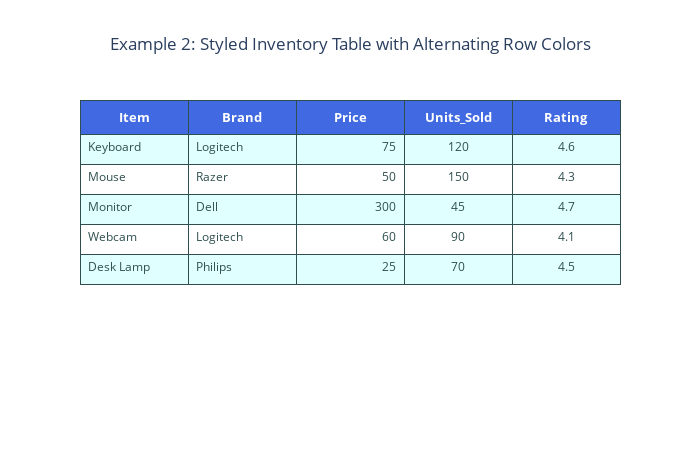

Notebook code cell kept with this figure:
### Code cell
# Create a styled table
fig2 = go.Figure(
    data=[
        go.Table(
            header=dict(
                values=[f"<b>{col}</b>" for col in df_ex2.columns],  # Bold header text
                line_color="darkslategray",  # Line color for header
                fill_color="royalblue",  # Royal blue header background
                align="center",
                font=dict(color="white", size=13),  # White header font
            ),
            cells=dict(
                values=[df_ex2[col] for col in df_ex2.columns],
                line_color="darkslategray",  # Line color for cells
                # Alternating row colors for better readability
                fill_color=[["lightcyan", "white"] * (len(df_ex2) // 2 + 1)],
                align=["left", "left", "right", "center", "center"],  # Custom alignment per column
                font=dict(color="darkslategray", size=12),
                height=30,  # Set cell height
            ),
        )
    ]
)

fig2.update_layout(
    title_text="Example 2: Styled Inventory Table with Alternating Row Colors",
    title_x=0.5,
    width=700,  # Adjust table width
    height=450,  # Adjust table height
)
fig2.show()

### Figure 1 — Plotly figure (JSON) as saved in the notebook; plotly's stock layout.template omitted (floating-point values rounded to 4 significant figures)
{"data": [{"cells": {"align": ["left", "left", "right", "center", "center"], "fill": {"color": [["lightcyan", "white", "lightcyan", "white", "lightcyan", "white"]]}, "font": {"color": "darkslategray", "size": 12}, "height": 30, "line": {"color": "darkslategray"}, "values": [["Keyboard", "Mouse", "Monitor", "Webcam", "Desk Lamp"], ["Logitech", "Razer", "Dell", "Logitech", "Philips"], [75, 50, 300, 60, 25], [120, 150, 45, 90, 70], [4.6, 4.3, 4.7, 4.1, 4.5]]}, "header": {"align": "center", "fill": {"color": "royalblue"}, "font": {"color": "white", "size": 13}, "line": {"color": "darkslategray"}, "values": ["<b>Item</b>", "<b>Brand</b>", "<b>Price</b>", "<b>Units_Sold</b>", "<b>Rating</b>"]}, "type": "table"}], "layout": {"height": 450, "title": {"text": "Example 2: Styled Inventory Table with Alternating Row Colors", "x": 0.5}, "width": 700}}
